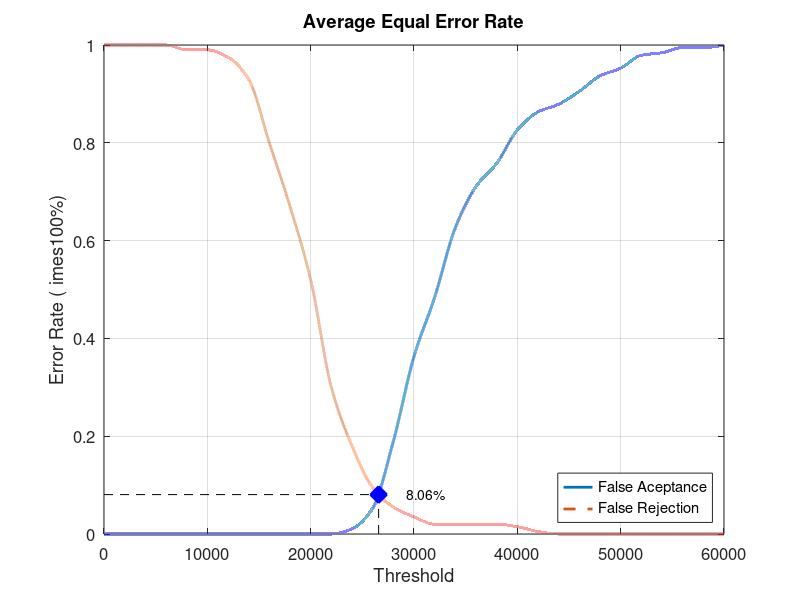
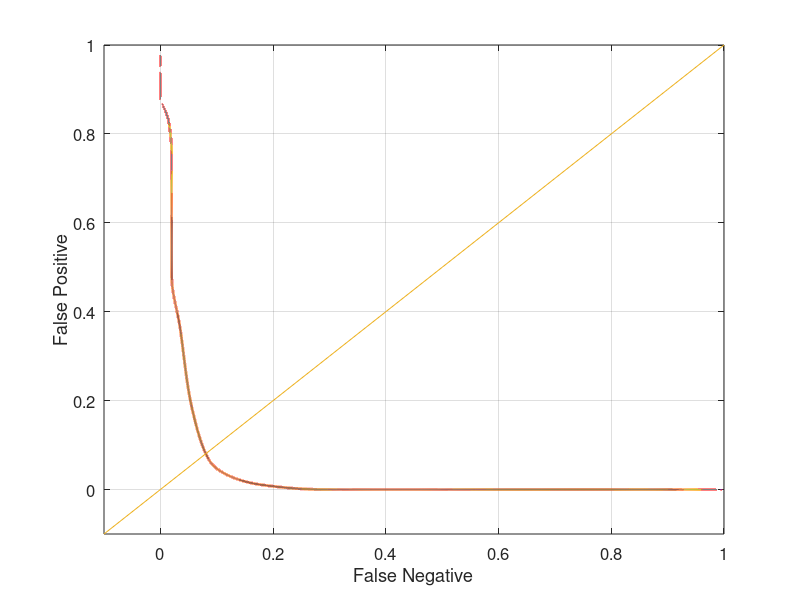

MATLAB code to generate these figures, in order:
close all;
clear;
clc;
x = 0:2000:60000;
xq = 0:0.5:60000;

y0 = [0 0 0 0 0 0 0 0 0 0 0 0 0.0105263 0.0526316 0.189474 0.363158 0.484211 0.626316 0.710526 0.757895 0.826316 0.863158 0.878947 0.905263 0.936842 0.952632 0.978947 0.984211 0.994737 0.994737 1]
yy0 = interp1(x, y0, xq, 'pchip');
y1 = [1 1 1 1 0.99 0.99 0.975 0.93 0.8 0.67 0.52 0.3 0.18 0.095 0.055 0.035 0.02 0.02 0.02 0.02 0.015 0.005 0 0 0 0 0 0 0 0 0]
yy1 = interp1(x, y1, xq, 'pchip');

% Calculating EER: 
y2 = abs(y0 - y1);
find(y2 == min(y2))
yy2 = abs(yy0 - yy1);
xEER = find(yy2 == min(yy2));
xEERIndex = xq(xEER) % X-axis EER
yEER = yy0(xEER) % Y-axis EER

main = figure
plot(xq, yy0,'-','LineWidth', 2);	hold on
plot(xq, yy1,'--','LineWidth', 2);	hold on
plot([xEERIndex xEERIndex], [0 yEER], 'k--');	hold on
plot([0 xEERIndex], [yEER yEER], 'k--');	hold on
plot(xEERIndex, yEER, 'bx', 'LineWidth', 10);	hold on
text(xEERIndex + 10 * xEERIndex / 100, yEER, [num2str(round((10000 * yEER)) / 100) '%'])
legend('False Aceptance', 'False Rejection', 'Location', 'SouthEast')
xlabel('Threshold')
ylabel('Error Rate (	imes100%)')
title('Average Equal Error Rate')
set(gca, 'FontSize', 12)
axis([0 60000 0 1])
grid on

print(main, 'Database4_1Main', '-dpng');
FNRxFPR = figure('Color', [1 1 1]);
plot(yy1, yy0, '-', yy1, yy0, 'LineWidth', 2);
hold on
y = -0.1:0.1:1
plot(y, y); 
set(gca, 'FontSize', 12)
xlabel('False Negative')
ylabel('False Positive')
axis([-0.1 1 -0.1 1])
set(gca, 'FontSize', 12)
grid on

print(FNRxFPR, 'Database4_1FNRxFPR','-dpng');
